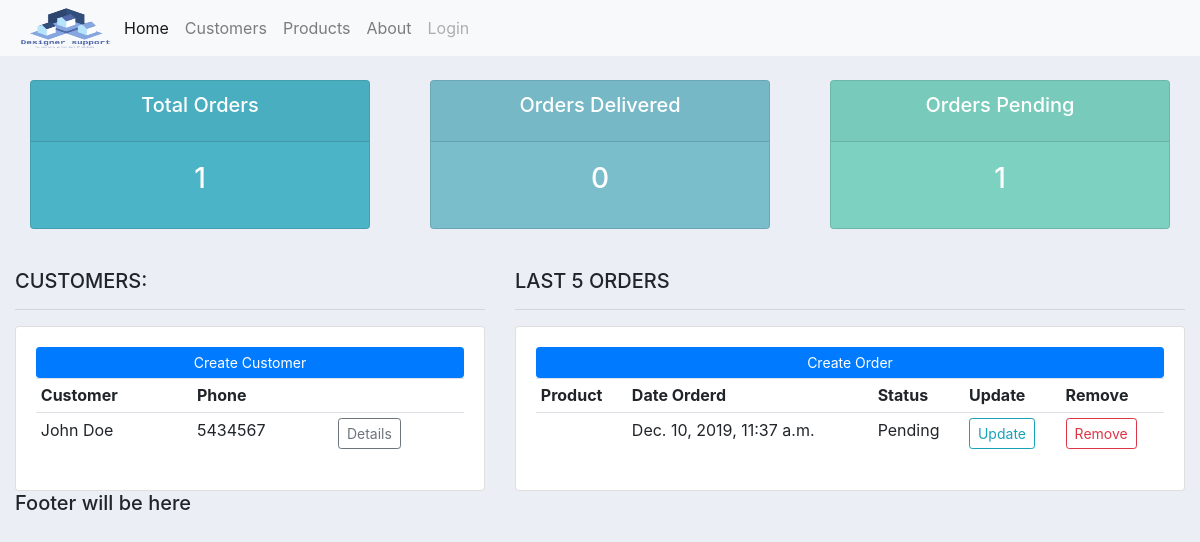
/, run on an earlier commit of the app's database.
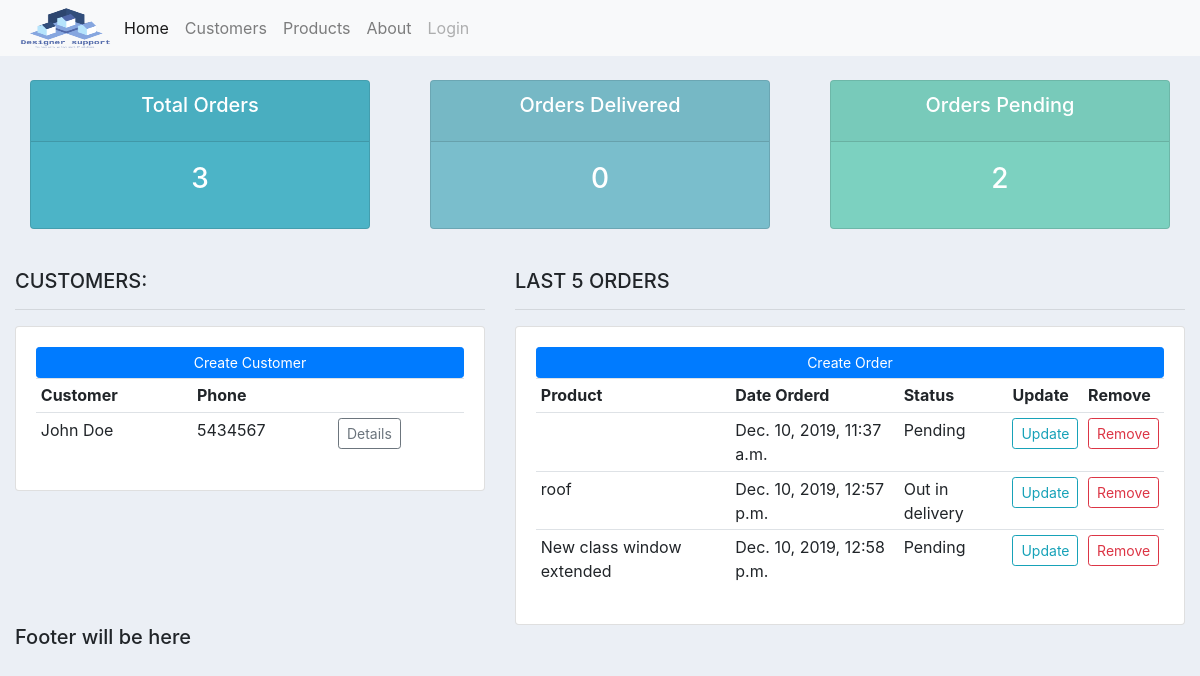
And on a later commit of the database.
### accounts/models.py (models this page shows, shortened)
class Customer(models.Model):
    name = models.CharField(max_length=200)
    phone = models.CharField(max_length=200, null=True)
    email = models.CharField(max_length=200,unique=True)
    date_created = models.DateTimeField(auto_now_add=True)

class Order(models.Model):
    customer = models.ForeignKey(Customer,null=True, on_delete=models.SET_NULL)
    product = models.ForeignKey(Product,null=True, on_delete=models.SET_NULL)
    STATUS = (
        ('PENDING', 'Pending'),
        ('UNDER_DELIVERY','Out in delivery'),
        ('DELIVERED', 'Delivered to the customer')
    )
    number = models.CharField(max_length=200)
    date_created = models.DateTimeField(auto_now_add=True)
    status = models.CharField(max_length=20, null=True, choices=STATUS)

class Product(models.Model):
    CATEGORY = (
        ('CAT1', 'Windows'),
        ('CAT2', 'Doors'),
        ('CAT3', 'Walls'),
    )
    name = models.CharField(max_length=200)
    price = models.FloatField()
    category = models.CharField(max_length=20, null=True, choices=CATEGORY)
    description = models.TextField(max_length=4000, null=True)
    date_created = models.DateTimeField(auto_now_add=True)
    tags = models.ManyToManyField(Tag)

### accounts/views.py (the view)
# urls.py: 2. Add a URL to urlpatterns:  path('', views.home, name='home')
def home(request):
    customers = Customer.objects.all()
    orders = Order.objects.all()
    total_customers = len(customers)
    total_orders = len(orders)
    delivered = len(orders.filter(status='DELIVERED'))
    pending = len(orders.filter(status='PENDING'))
    context = {'orders':orders, 'customers':customers,
                't_c':total_customers, 't_o':total_orders, 't_od':delivered, 't_op':pending}
    return render(request,'accounts/dashboard.html', context)

### accounts/templates/accounts/dashboard.html
{% extends "accounts/index.html" %}
{% block content %}
{%  include 'accounts/status.html' %}
<br>
<div class="row">
	<div class="col-md-5">
		<h5>CUSTOMERS:</h5>
		<hr>
		<div class="card card-body">
			<a class="btn btn-primary  btn-sm btn-block" href="">Create Customer</a>
			<table class="table table-sm">
				<tr>
					<th>Customer</th>
					<th>Phone</th>
                    <th></th>
				</tr>
                {% for c in customers %}
                    <tr>
                        <td>{{c.name}}</td>
                        <td>{{c.phone}}</td>
                        <td><a href="{% url 'customer' c.id %}" class="btn btn-sm btn-outline-secondary">Details</a></td>
				    </tr>
                {% endfor %}
			</table>
		</div>
	</div>
	<div class="col-md-7">
		<h5>LAST 5 ORDERS</h5>
		<hr>
		<div class="card card-body">
			<a class="btn btn-primary  btn-sm btn-block" href="{% url 'new_order' %}">Create Order</a>
			<table class="table table-sm">
				<tr>
					<th>Product</th>
					<th>Date Orderd</th>
					<th>Status</th>
					<th>Update</th>
					<th>Remove</th>
				</tr>
                {% for o in orders %}
                <tr>
					<td>{{o.product.name}}</td>
					<td>{{o.date_created}}</td>
					<td>{{o.get_status_display}}</td>
					<td><a href="#" class="btn btn-sm btn-outline-info">Update</a></td>
					<td><a href="#" class="btn btn-sm btn-outline-danger">Remove</a></td>
				</tr>
                {% endfor %}
			</table>
		</div>
	</div>
</div>
{% endblock content %}

What changed in the data, as far as the page shows it:
added Order: product.name "roof", date_created "Dec. 10, 2019, 12:57 p.m.", status "Out in delivery"
added Order: product.name "New class window extended", date_created "Dec. 10, 2019, 12:58 p.m.", status "Pending"
Also different on the page:
{{ t_o }}: "1" → "3"
{{ t_op }}: "1" → "2"
